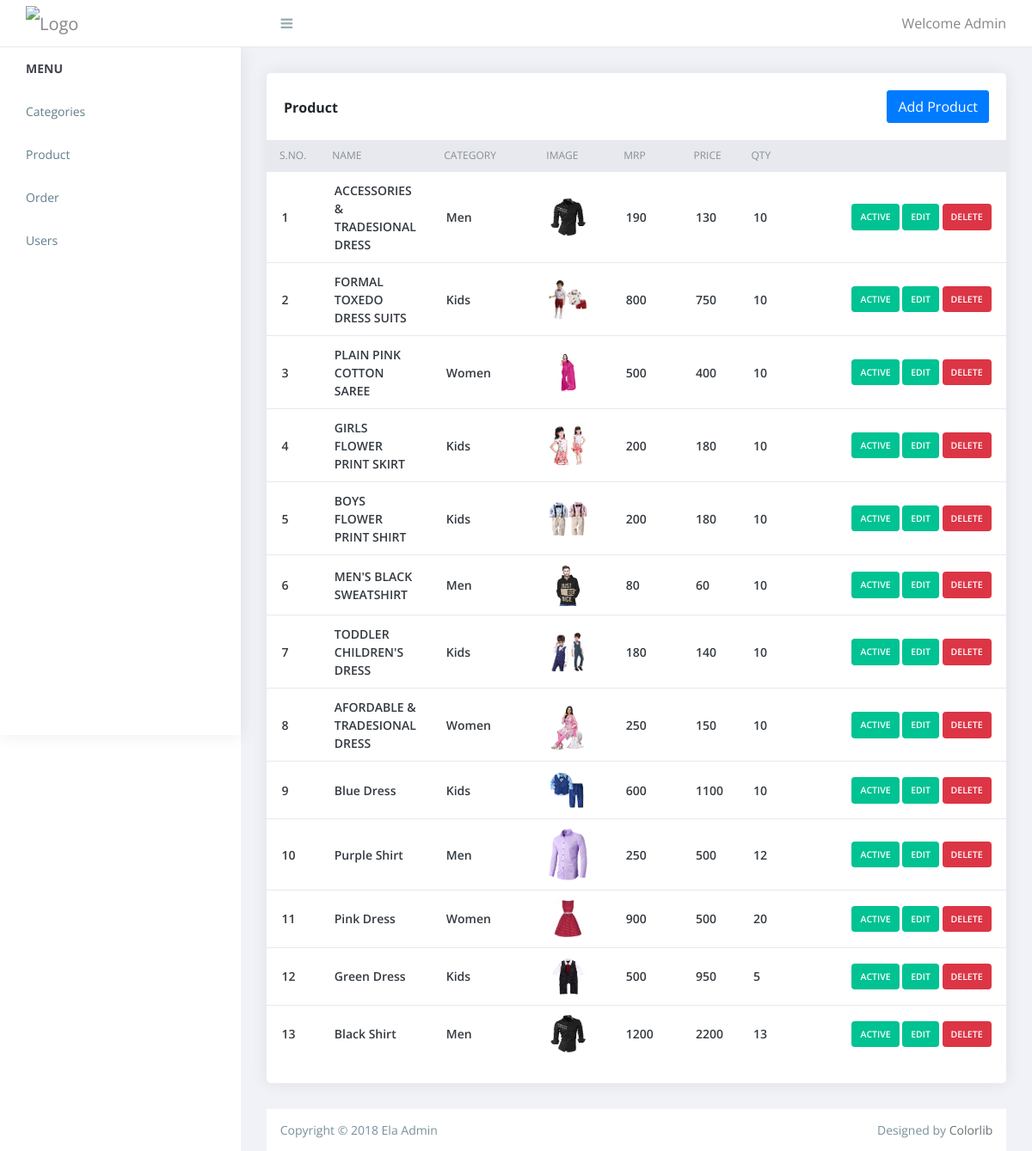
The app's page /admin/product.php with its own data.
### tables this page shows
CREATE TABLE `product` (
  `id` int(11) NOT NULL,
  `cat_id` int(11) NOT NULL,
  `product_name` varchar(255) NOT NULL,
  `product_image` varchar(255) NOT NULL,
  `mrp` float NOT NULL,
  `price` float NOT NULL,
  `qty` int(11) NOT NULL,
  `short_descr` varchar(2000) NOT NULL,
  `descr` text NOT NULL,
  `meta_keyword` varchar(2000) NOT NULL,
  `meta_descr` text NOT NULL,
  `meta_title` varchar(2000) NOT NULL,
  `status` tinyint(4) NOT NULL
);

CREATE TABLE `categories` (
  `id` int(11) NOT NULL,
  `cat_name` varchar(255) NOT NULL,
  `status` tinyint(4) NOT NULL
);

### admin/product.php (the view, shortened to what this page needs)
<?php
require('connection.php');
require('header.php');
$query = "select product.*,categories.cat_name from product,categories where product.cat_id = categories.id order by product.id desc";
$res = mysqli_query($conn,$query);
?>
         <div class="content pb-0">
            <div class="orders">
               <div class="row">
                  <div class="col-xl-12">
                     <div class="card">
						<div class="card-body">
							<span class="mt-2 float-left"><strong>Product</strong></span>
							<a href="manage_product.php" class="btn btn-primary float-right">Add Product </a>
						  </div>
                        <div class="card-body--">
                           <div class="table-stats order-table ov-h">
                              <table class="table ">
                                 <thead>
                                    <tr>
                                       <th>S.NO.</th>
									   <th width="15%">Name</th>
									   <th width="15%">Category</th>
									   <th width="10%">Image</th>
									   <th width="10%">MRP</th>
									   <th width="7%">Price</th>
									   <th width="7%">Qty</th>
									   <th width="40%"></th>
                                    </tr>
                                 </thead>
                                 <tbody>
                                    <tr>
									<?php
									$i=1;
									while($row = mysqli_fetch_array($res)){ ?>
                                       <td class="serial"><?php echo $i++; ?></td>
                                       <td> <span class="name"><?php echo $row['product_name']; ?></span> </td>
									   <td> <span class="name"><?php echo $row['cat_name']; ?></span> </td>
									   <td><img src="<?php echo PRODUCT_IMAGE_SITE_PATH.$row['product_image']; ?>" alt="<?php echo $row['product_image']; ?>"/></td>
									    <td> <span class="name"><?php echo $row['mrp']; ?></span> </td>
										 <td> <span class="name"><?php echo $row['price']; ?></span> </td>
										  <td> <span class="name"><?php echo $row['qty']; ?></span> </td>
                                       <td>
                                          <?php
											  if($row['status'] == 1){
												echo '<span class="badge badge-complete">
													<a href="?type=status&operation=deactive&id='.$row['id'].'">Active </a>
													</span>';
											  }else{
												  echo '<span class="badge badge-pending">
												  <a href="?type=status&operation=active&id='.$row['id'].'">Deactive </a>
												  </span>';
											  }
											?>
											<span class="badge badge-complete">
											  <?php 	echo '<a href="manage_product.php?id='.$row['id'].'">Edit</a>'; ?>
										  </span>
											<span class="badge badge-danger">
											  <?php 	echo '<a href="?type=delete&id='.$row['id'].'">Delete</a>'; ?>
										  </span>
                                       </td>
                                    </tr>
                                    <?php } ?>
                                 </tbody>
                              </table>
                           </div>
                        </div>
                     </div>
                  </div>
               </div>
            </div>
		  </div>
<?php
require('footer.php');
?>

### admin/css/style.css (style rules this page uses)
a, button { text-decoration: none; outline: none!important; color: #878787; -webkit-transition: all .25s ease; transition: all .25s ease }
img { max-width: 100% }
.pb-0 { padding-bottom: 0 }
.ov-h { overflow: hidden }
.btn, button, input, textarea { -webkit-box-shadow: none; box-shadow: none; outline: 0!important }
.btn { border-radius: 3px }
.order-table { position: relative }
.order-table:after, .order-table:before { content: ""; position: absolute; top: 0; height: 37px; width: 10px; background: #e8e9ef }
.order-table:after { right: -1px }
.order-table:before { left: -1px }
.order-table tr th { background: #e8e9ef }
.order-table tr td:last-child, .order-table tr th:last-child { text-align: right }
.order-table tr:last-child td { border: none }
.order-table .badge { padding: 10px 0px; cursor:pointer; }
.order-table .badge a { color: #fff; text-transform: uppercase; font-weight: 600; padding: 10px; }
.order-table .badge-complete { background: #00c292 }
.content { float: left; padding: 1.875em; width: 100% }
.card { margin-bottom: 1.875em; border-radius: 5px; padding: 0; border: 0 solid transparent; -webkit-box-shadow: 0 0 20px rgba(0, 0, 0, .08); box-shadow: 0 0 20px rgba(0, 0, 0, .08) }
.card .card-body { float: left; padding: 1.25em; position: relative; width: 100% }
.table-stats table { font-family: open sans }
.table-stats table th, .table-stats table td { border: none; border-bottom: 1px solid #e8e9ef; color: #868e96; font-size: 12px; font-weight: 400; padding: .75em 1.25em; text-transform: uppercase }
.table-stats table th img, .table-stats table td img { margin-right: 10px; max-width: 45px }
.table-stats table th .name, .table-stats table td .name { color: #343a40; font-size: 14px; text-transform: capitalize }
.table-stats table td { color: #343a40; font-size: 14px; font-weight: 600; text-transform: capitalize; vertical-align: middle }
.btn, .button { display: inline-block; font-weight: 400; text-align: center; white-space: nowrap; vertical-align: middle; -webkit-transition: all .15s ease-in-out; transition: all .15s ease-in-out; border-radius: 3; cursor: pointer }
@media (max-width:1368px) { .card-body { padding: 15px } }

### records on screen
product: product_name "ACCESSORIES & TRADESIONAL DRESS", categories.cat_name "Men", product_image (picture), mrp "190", price "130", qty "10"
product: product_name "FORMAL TOXEDO DRESS SUITS", categories.cat_name "Kids", product_image (picture), mrp "800", price "750", qty "10"
product: product_name "PLAIN PINK COTTON SAREE", categories.cat_name "Women", product_image (picture), mrp "500", price "400", qty "10"
product: product_name "GIRLS FLOWER PRINT SKIRT", categories.cat_name "Kids", product_image (picture), mrp "200", price "180", qty "10"
product: product_name "BOYS FLOWER PRINT SHIRT", categories.cat_name "Kids", product_image (picture), mrp "200", price "180", qty "10"
product: product_name "MEN'S BLACK SWEATSHIRT", categories.cat_name "Men", product_image (picture), mrp "80", price "60", qty "10"
product: product_name "TODDLER CHILDREN'S DRESS", categories.cat_name "Kids", product_image (picture), mrp "180", price "140", qty "10"
product: product_name "AFORDABLE & TRADESIONAL DRESS", categories.cat_name "Women", product_image (picture), mrp "250", price "150", qty "10"
product: product_name "Blue Dress", categories.cat_name "Kids", product_image (picture), mrp "600", price "1100", qty "10"
product: product_name "Purple Shirt", categories.cat_name "Men", product_image (picture), mrp "250", price "500", qty "12"
product: product_name "Pink Dress", categories.cat_name "Women", product_image (picture), mrp "900", price "500", qty "20"
product: product_name "Green Dress", categories.cat_name "Kids", product_image (picture), mrp "500", price "950", qty "5"
product: product_name "Black Shirt", categories.cat_name "Men", product_image (picture), mrp "1200", price "2200", qty "13"
